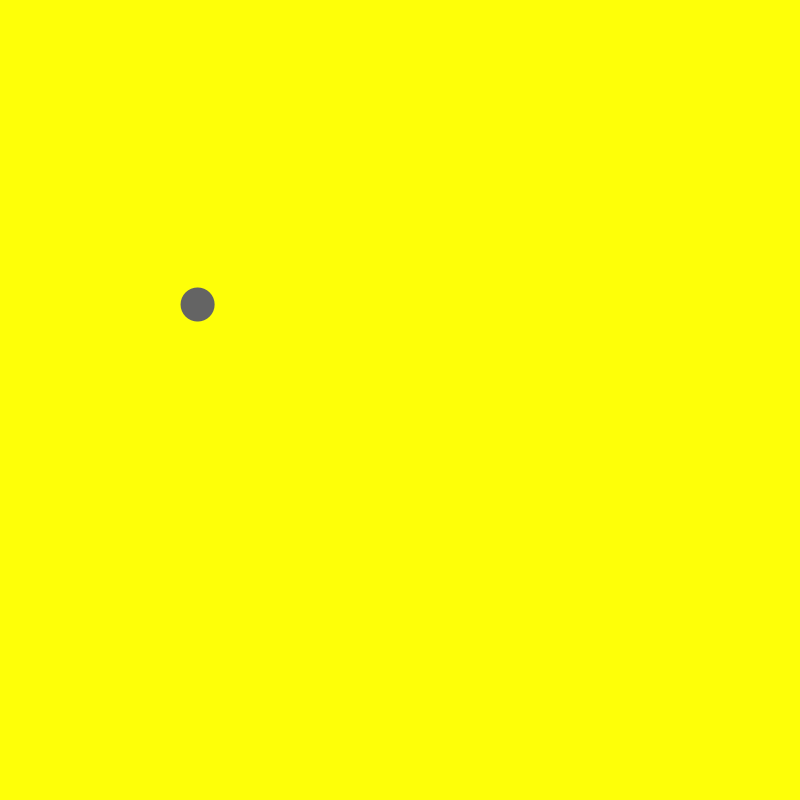
Frame 1 (no input)
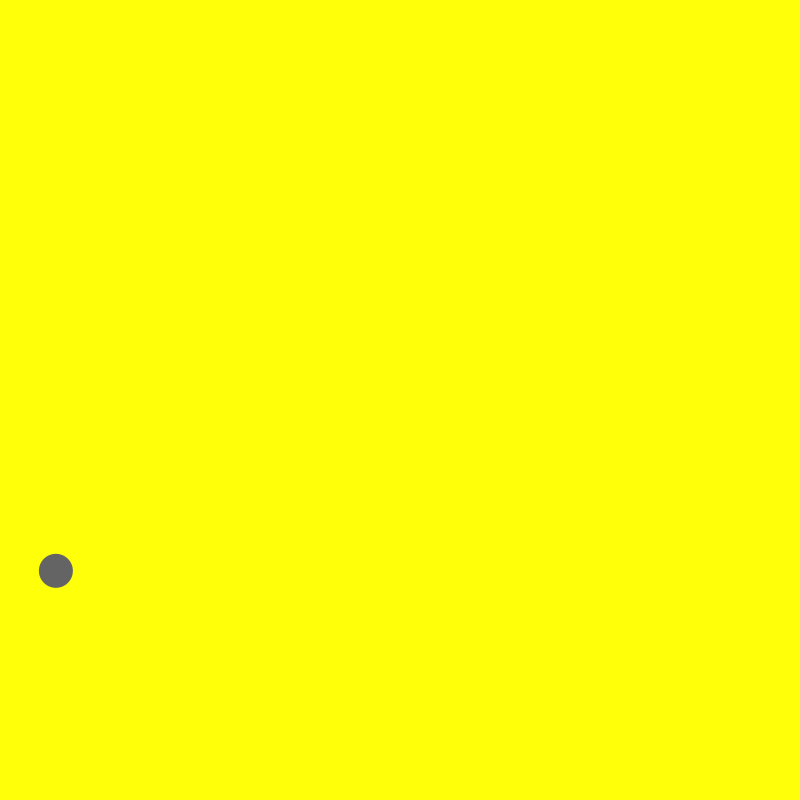
Frame 60 (the mouse pressed at the canvas centre just before this capture)
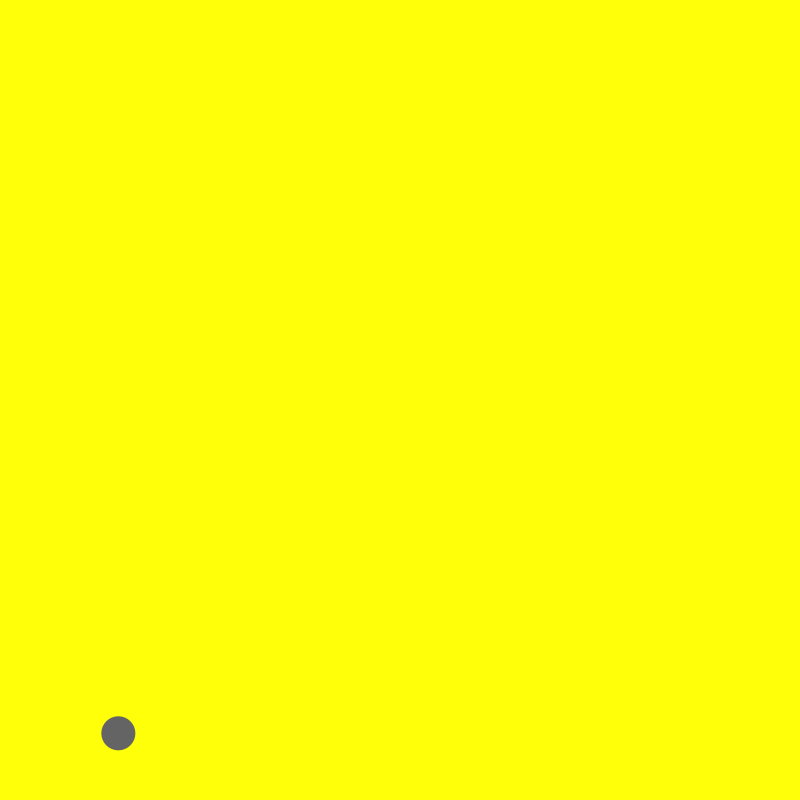
Frame 120 (the mouse held since frame 60 and released just before this capture)

The Processing sketch that drew these frames (run headless with seeded random() and noise(); from frame 60 on, the mouse is pressed at the canvas centre):

// Processing sketch: palletta_rimbalzina
// ── palletta_rimbalzina.pde

float posX, posY, ballSize;
float velX, velY;

void setup() {
  size(800, 800);
  noStroke();
  posX = 200;
  posY = 300;
  ballSize =  random(5,50);
  velX= random(-5,5);
  velY=random(-5,5);
}



void draw() {
  background(#FEFF08);
  checkWall();
  posX += velX;
  posY += velY;
  fill(100);
  ellipse(posX, posY, ballSize, ballSize);
}


void checkWall() {
  if ( posX > width-ballSize/2 || posX < 0+ballSize/2) {
    velX *= -1;
  }
  if ( posY > height-ballSize/2 || posY < 0+ballSize/2) {
    velY *= -1;
  }
}
